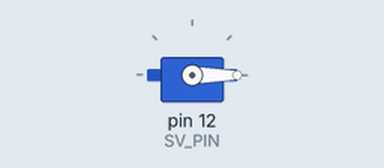
The sketch below on a simulated Arduino Uno, built with avr-gcc and run on an emulated ATmega328P. Shown: servo.

Above: at 0.05 s.
At 2.5 s:
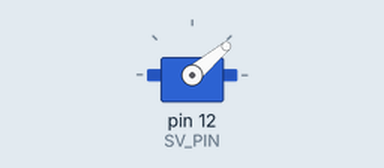
At 5.0 s:
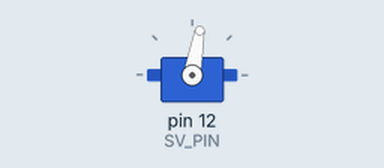
At 10.0 s:
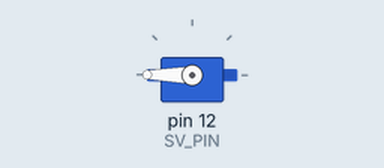
Timing chart, 0 to 13.0 s (numbered marks = the images above):
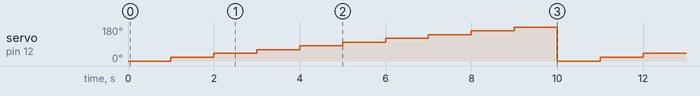

Measured:
- by itself, servo on pin 12 (SV_PIN): repeats every 10.0 s: 40° 1.0 s, 60° 1.0 s, 80° 1.0 s, 100° 1.0 s, 120° 1.0 s, 140° 1.0 s, 160° 1.0 s, 180° 1.0 s, 0° 1.0 s, 20° 1.0 s

The sketch:

Sensor.ino
```cpp
#include <Servo.h> // 制限事項：D9～10ピンでanalogWrite関数が使えなくなる点に注意．
#define SV_PIN 12 // PWNピンでなくてよい（analogWrite関数やPWMについては後述）．
Servo s; // Servoオブジェクト
void setup(){
// サーボを割り当てる．角度にズレがある場合は，第2～3引数を変更して調整することが可能．
// 第2引数は0度のとき，第3引数は180度の時のパルス幅（μs）を指定する．
s.attach(SV_PIN, 500, 2400); // パルス幅0.5～2.4ms（SG90のデータシート準拠）
}
void loop(){
for (int i = 0; i <= 180; i += 20) {
s.write(i); // 引数に角度（0～180）を指定
delay(1000);
}
}
```
